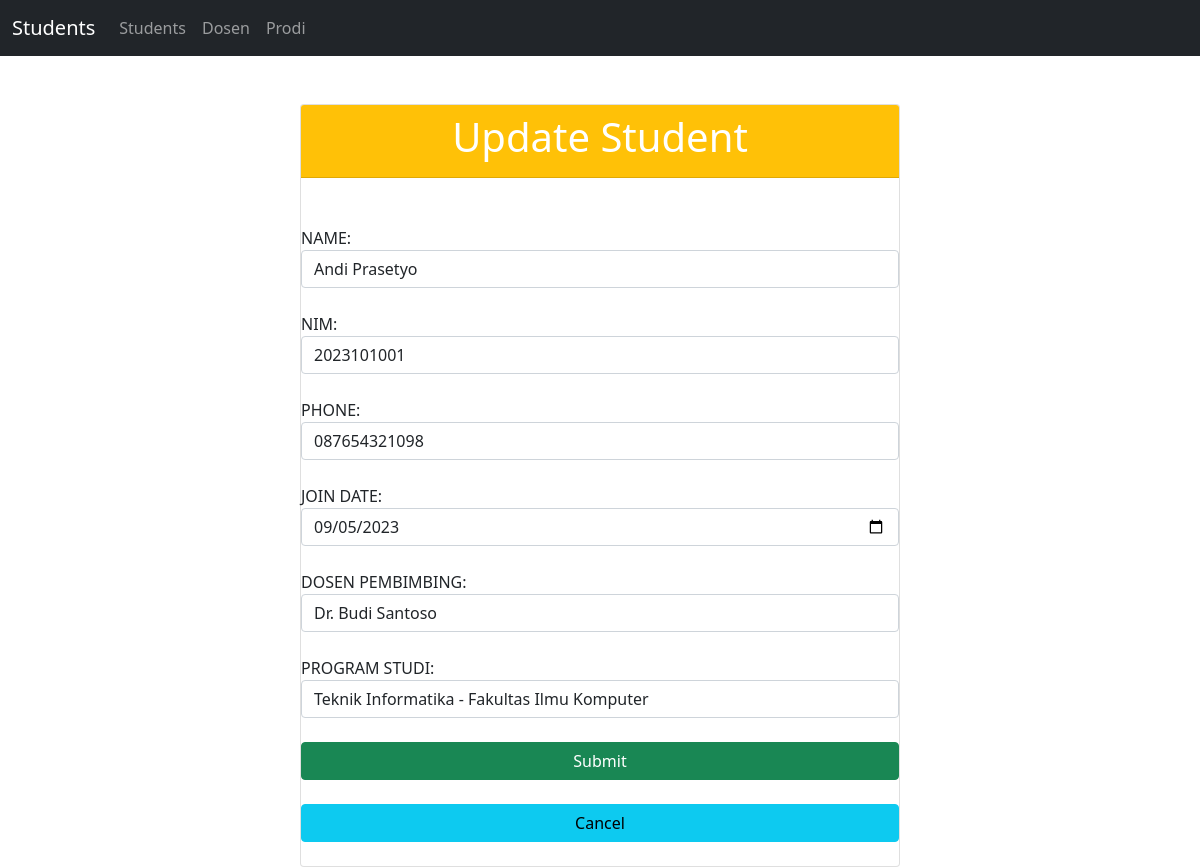
Screenshot of /MVC/index.php?edit_id=3 with the database file from the repository.
### tables this page shows
CREATE TABLE `students`  (
  `id` int NOT NULL AUTO_INCREMENT,
  `nama` varchar(255) NULL DEFAULT NULL,
  `nim` varchar(255) NULL DEFAULT NULL,
  `no_hp` varchar(255) NULL DEFAULT NULL,
  `tanggal_masuk` date NULL DEFAULT NULL,
  `dosen_pembimbing_id` int NULL DEFAULT NULL,
  `prodi_id` int NULL DEFAULT NULL,
  PRIMARY KEY (`id`) USING BTREE,
  INDEX `idfk_students_1`(`dosen_pembimbing_id` ASC) USING BTREE,
  INDEX `idfk_students_2`(`prodi_id` ASC) USING BTREE,
  CONSTRAINT `idfk_students_1` FOREIGN KEY (`dosen_pembimbing_id`) REFERENCES `dosen` (`id`) ON DELETE SET NULL ON UPDATE SET NULL,
  CONSTRAINT `idfk_students_2` FOREIGN KEY (`prodi_id`) REFERENCES `prodi` (`id`) ON DELETE SET NULL ON UPDATE SET NULL
);

### MVC/controllers/Student.controller.php (called while the page is built, shortened)
<?php
include_once("views/Edit_student.view.php");
class StudentController
{
    private $student;
    function __construct()
    {
        $this->student = new Student(Conf::$db_host, Conf::$db_user, Conf::$db_pass, Conf::$db_name);
    }
    public function edit_page($id){
        $this->student->open();
        $student_data = $this->student->getStudentById($id);
        $this->student->getDosen();
        $dosen_data = array();
        while ($row = $this->student->getResult()) {
            array_push($dosen_data, $row);
        }
        $this->student->getProdi();
        $prodi_data = array();
        while ($row = $this->student->getResult()) {
            array_push($prodi_data, $row);
        }
        $view = new EditStudentView();
        $view->render($student_data, $dosen_data, $prodi_data);
    }
}

### MVC/models/Db.class.php (called while the page is built, shortened)
<?php
class DB
{
    var $db_host = "localhost";
    var $db_user = "root";
    var $db_pass = "";
    var $db_name = "tp8dpbo2025c2";
    var $db_link = "";
    function __construct($db_host, $db_user, $db_pass, $db_name)
    {
        $this->db_host = $db_host;
        $this->db_user = $db_user;
        $this->db_pass = $db_pass;
        $this->db_name = $db_name;
    }
    function open()
    {
        $this->db_link = mysqli_connect($this->db_host, $this->db_user, $this->db_pass, $this->db_name);
    }
    function execute($query)
    {
        $this->result = mysqli_query($this->db_link, $query);
        return $this->result;
    }
}

### MVC/models/Student.class.php (called while the page is built, shortened)
<?php
class Student extends DB
{
    function getDosen()
    {
        $query = "SELECT * FROM dosen";
        return $this->execute($query);
    }
    function getProdi()
    {
        $query = "SELECT * FROM prodi";
        return $this->execute($query);
    }
}

### MVC/views/Edit_student.view.php (the view, shortened to what this page needs)
<?php
class EditStudentView
{
  public function render($data, $dosen_data, $prodi_data)
  {
    $dataStudent = null;
    list($id, $nama, $nim, $no_hp, $tanggal_masuk, $dosen_pembimbing_id, $prodi_id) = $data;
    $dataStudent .= "<form method='POST' action='index.php'>
    <br><br>
    <div class='card'>
        <div class='card-header bg-warning'>
        <h1 class='text-white text-center'>Update Student</h1>
        </div>
        <br>
        <input type='hidden' name='id' value='" . $id . "' class='form-control'> <br>
        <label>NAME:</label>
        <input type='text' name='nama' value='" . $nama . "' class='form-control'> <br>
        <label>NIM:</label>
        <input type='text' name='nim' value='" . $nim . "' class='form-control'> <br>
        <label>PHONE:</label>
        <input type='text' name='no_hp' value='" . $no_hp . "' class='form-control'> <br>
        <label>JOIN DATE:</label>
        <input type='date' name='tanggal_masuk' value='" . $tanggal_masuk . "' class='form-control'> <br>
        <label>DOSEN PEMBIMBING:</label>
        <select name='dosen_pembimbing_id' class='form-control'>";
    foreach ($dosen_data as $dosen) {
        $selected = ($dosen['id'] == $dosen_pembimbing_id) ? 'selected' : '';
        $dataStudent .= "<option value='" . $dosen['id'] . "' " . $selected . ">" . $dosen['nama'] . "</option>";
    }
    $dataStudent .= "</select><br>
        <label>PROGRAM STUDI:</label>
        <select name='prodi_id' class='form-control'>";
    foreach ($prodi_data as $prodi) {
        $selected = ($prodi['id'] == $prodi_id) ? 'selected' : '';
        $dataStudent .= "<option value='" . $prodi['id'] . "' " . $selected . ">" . $prodi['nama_prodi'] . " - " . $prodi['fakultas'] . "</option>";
    }
    $dataStudent .= "</select><br>
        <button class='btn btn-success' type='submit' name='edit'>Submit</button><br>
        <a class='btn btn-info' href='index.php'>Cancel</a><br>
    </div>
</form>";
    $sub_judul = null;
    $sub_judul .= "<a class='navbar-brand' href='index.php'>Students</a>";
  }
}

### rows the page displays
students: nama "Andi Prasetyo", nim "2023101001", no_hp "087654321098", tanggal_masuk "09/05/2023"

### other values shown
$this->content "Students Dosen Prodi"
form field dosen_pembimbing_id "Dr. Budi Santoso"
form field prodi_id "Teknik Informatika - Fakultas Ilmu Komputer"
